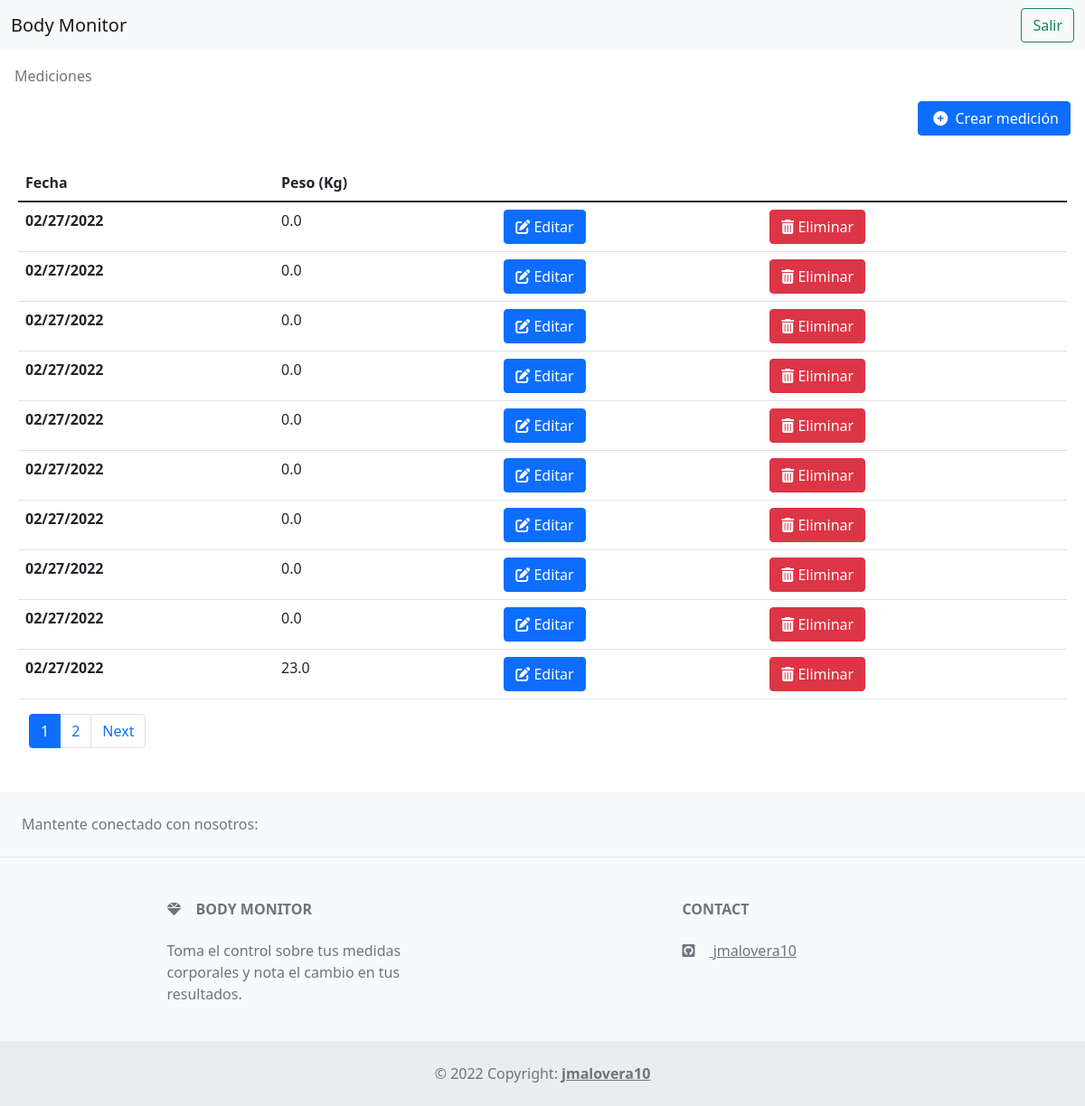
/measurements/ (signed in), run on the app's committed database.
### measurements/models.py (models this page shows)
class Measurement(models.Model):
    weight = models.FloatField()
    fat_percentage = models.FloatField()
    muscle_percentage = models.FloatField()
    calories = models.FloatField()
    created_at = models.DateTimeField(auto_now_add=True)
    updated_at = models.DateTimeField(auto_now=True)
    user = models.ForeignKey(User, on_delete=models.SET_NULL, null=True)
    def get_formatted_date(self):
        return self.created_at.strftime('%m/%d/%Y')

### measurements/views.py (the view)
# urls.py: path('', views.IndexView.as_view(), name='index'),
class IndexView(LoginRequiredMixin, generic.ListView):
    login_url = '/accounts/login/'
    redirect_field_name = 'redirect_to'
    template_name = 'measurements/list.html'
    context_object_name = 'latest_measurement_list'
    paginate_by = 10
    def get_queryset(self):
        return Measurement.objects.filter(user=self.request.user)

### measurements/templates/measurements/list.html (shortened to what this page needs)
{% extends 'base.html'%} {% block title %}Measurements{% endblock %} {% block content %}
<div class="container-fluid p-3">
  <div class="row">
    <nav aria-label="breadcrumb">
      <ol class="breadcrumb">
        <li class="breadcrumb-item active" aria-current="page">Mediciones</li>
      </ol>
    </nav>
  </div>
  <div class="row justify-content-end mb-3">
    <div class="col-auto">
      <a href="{% url 'create' %}" class="btn btn-primary"
        ><i class="fa-solid fa-circle-plus p-1"></i> Crear medición</a
      >
    </div>
  </div>
   {% if latest_measurement_list %}
  <div class="row p-3">
    <table class="table">
      <thead>
        <tr>
          <th scope="col">Fecha</th>
          <th scope="col">Peso (Kg)</th>
          <th scope="col"></th>
          <th scope="col"></th>
        </tr>
      </thead>
      <tbody>
        {% for measurement in latest_measurement_list %}
        <tr>
          <th scope="row">{{ measurement.get_formatted_date }}</th>
          <td>{{ measurement.weight }}</td>
          <td>
            <a href="{% url 'detail' measurement.id %}" class="btn btn-primary"
              ><i class="fa-solid fa-pen-to-square"></i> Editar</a
            >
          </td>
          <td>
            <button class="btn btn-danger" data-bs-toggle="modal" data-bs-target="#deleteModal">
              <i class="fa-solid fa-trash-can"></i> Eliminar
            </button>
          </td>
        </tr>
        {% endfor %}
      </tbody>
    </table>
    <nav aria-label="Page navigation example">
      <ul class="pagination">
        <li class="page-item active">
          <a class="page-link" href="?page={{ page_obj.number }}">{{ page_obj.number }}</a>
        </li>
        {% if page_obj.has_next %}
        <li class="page-item">
          <a class="page-link" href="?page={{ page_obj.paginator.num_pages }}">{{ page_obj.paginator.num_pages }}</a>
        </li>
        <li class="page-item"><a class="page-link" href="?page={{ page_obj.next_page_number }}">Next</a></li>
        {% endif %}
      </ul>
    </nav>
  </div>
  {% else %}
  <p>No measurements were found.</p>
  {% endif %}
</div>
{% endblock content %}

### data on the page
Measurement: get_formatted_date "02/27/2022", weight "0.0"
Measurement: get_formatted_date "02/27/2022", weight "0.0"
Measurement: get_formatted_date "02/27/2022", weight "0.0"
Measurement: get_formatted_date "02/27/2022", weight "0.0"
Measurement: get_formatted_date "02/27/2022", weight "0.0"
Measurement: get_formatted_date "02/27/2022", weight "0.0"
Measurement: get_formatted_date "02/27/2022", weight "0.0"
Measurement: get_formatted_date "02/27/2022", weight "0.0"
Measurement: get_formatted_date "02/27/2022", weight "0.0"
Measurement: get_formatted_date "02/27/2022", weight "23.0"

### other printed values
{{ page_obj.number }} "1"
{{ page_obj.paginator.num_pages }} "2"
